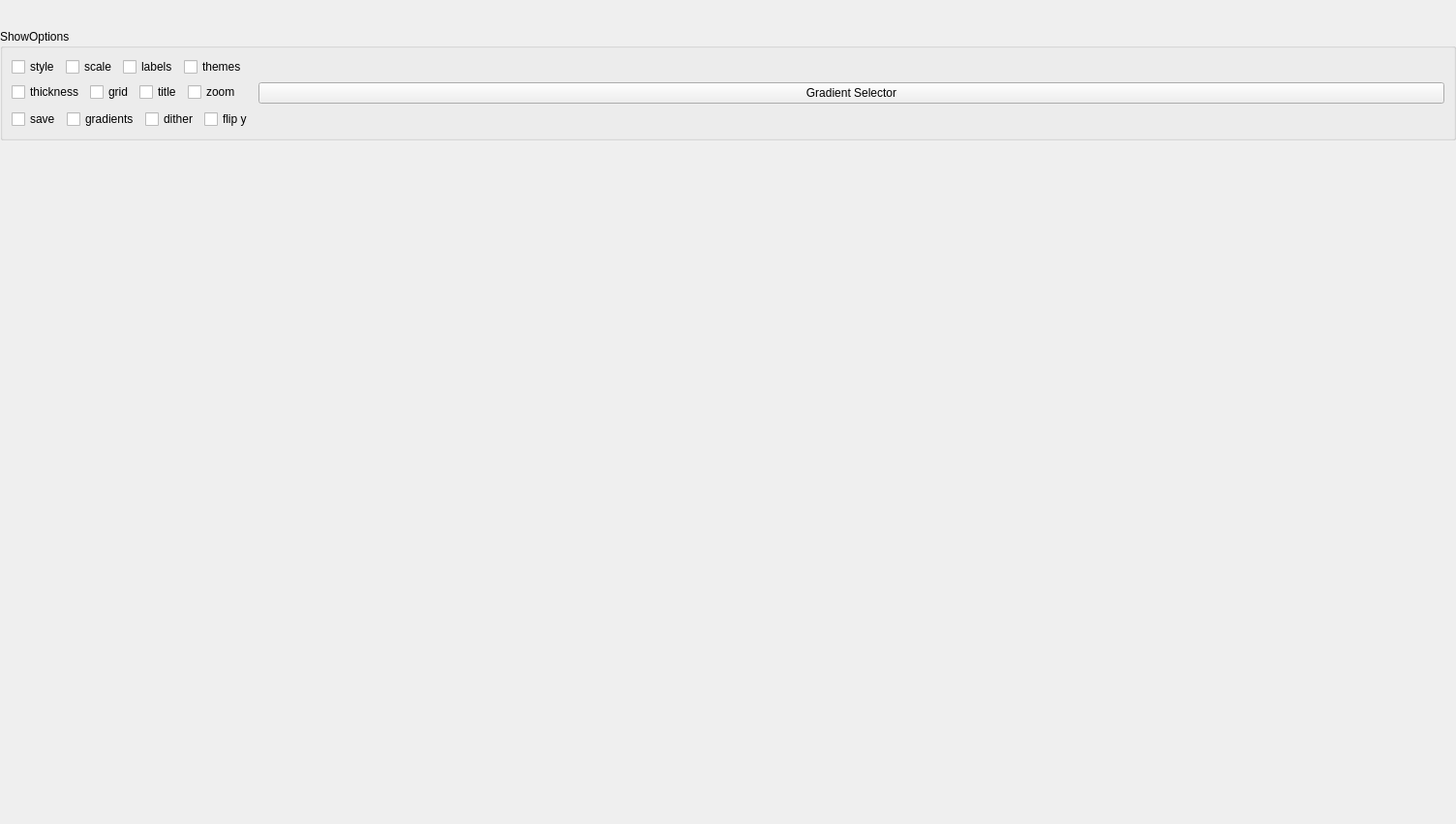
<?xml version="1.0" encoding="UTF-8"?>
<ui version="4.0">
 <class>TestPlot2D</class>
 <widget class="QWidget" name="TestPlot2D">
  <property name="geometry">
   <rect>
    <x>0</x>
    <y>0</y>
    <width>1504</width>
    <height>851</height>
   </rect>
  </property>
  <property name="windowTitle">
   <string>Plot2D</string>
  </property>
  <property name="windowIcon">
   <iconset>
    <normaloff>:/new/icons/qpx.xpm</normaloff>:/new/icons/qpx.xpm</iconset>
  </property>
  <layout class="QGridLayout" name="gridLayout">
   <property name="leftMargin">
    <number>0</number>
   </property>
   <property name="topMargin">
    <number>0</number>
   </property>
   <property name="rightMargin">
    <number>0</number>
   </property>
   <property name="bottomMargin">
    <number>0</number>
   </property>
   <property name="verticalSpacing">
    <number>6</number>
   </property>
   <item row="3" column="0">
    <widget class="QPlot::Plot2D" name="plot" native="true">
     <property name="sizePolicy">
      <sizepolicy hsizetype="Preferred" vsizetype="MinimumExpanding">
       <horstretch>0</horstretch>
       <verstretch>0</verstretch>
      </sizepolicy>
     </property>
    </widget>
   </item>
   <item row="1" column="0">
    <widget class="QLabel" name="labelTitle">
     <property name="font">
      <font>
       <pointsize>16</pointsize>
      </font>
     </property>
     <property name="text">
      <string/>
     </property>
     <property name="alignment">
      <set>Qt::AlignCenter</set>
     </property>
    </widget>
   </item>
   <item row="2" column="0">
    <widget class="QGroupBox" name="groupBox">
     <property name="sizePolicy">
      <sizepolicy hsizetype="Preferred" vsizetype="Maximum">
       <horstretch>0</horstretch>
       <verstretch>0</verstretch>
      </sizepolicy>
     </property>
     <property name="minimumSize">
      <size>
       <width>0</width>
       <height>0</height>
      </size>
     </property>
     <property name="title">
      <string>ShowOptions</string>
     </property>
     <layout class="QFormLayout" name="formLayout">
      <item row="0" column="0">
       <layout class="QHBoxLayout" name="horizontalLayout">
        <item>
         <widget class="QCheckBox" name="checkStyle">
          <property name="text">
           <string>style</string>
          </property>
         </widget>
        </item>
        <item>
         <widget class="QCheckBox" name="checkScale">
          <property name="text">
           <string>scale</string>
          </property>
         </widget>
        </item>
        <item>
         <widget class="QCheckBox" name="checkLabels">
          <property name="text">
           <string>labels</string>
          </property>
         </widget>
        </item>
        <item>
         <widget class="QCheckBox" name="checkThemes">
          <property name="text">
           <string>themes</string>
          </property>
         </widget>
        </item>
       </layout>
      </item>
      <item row="1" column="0">
       <layout class="QHBoxLayout" name="horizontalLayout_2">
        <item>
         <widget class="QCheckBox" name="checkThickness">
          <property name="text">
           <string>thickness</string>
          </property>
         </widget>
        </item>
        <item>
         <widget class="QCheckBox" name="checkGrid">
          <property name="text">
           <string>grid</string>
          </property>
         </widget>
        </item>
        <item>
         <widget class="QCheckBox" name="checkTitle">
          <property name="text">
           <string>title</string>
          </property>
         </widget>
        </item>
        <item>
         <widget class="QCheckBox" name="checkZoom">
          <property name="text">
           <string>zoom</string>
          </property>
         </widget>
        </item>
       </layout>
      </item>
      <item row="2" column="0">
       <layout class="QHBoxLayout" name="horizontalLayout_3">
        <item>
         <widget class="QCheckBox" name="checkSave">
          <property name="text">
           <string>save</string>
          </property>
         </widget>
        </item>
        <item>
         <widget class="QCheckBox" name="checkGradients">
          <property name="text">
           <string>gradients</string>
          </property>
         </widget>
        </item>
        <item>
         <widget class="QCheckBox" name="checkDither">
          <property name="text">
           <string>dither</string>
          </property>
         </widget>
        </item>
        <item>
         <widget class="QCheckBox" name="checkFlipY">
          <property name="text">
           <string>flip y</string>
          </property>
         </widget>
        </item>
       </layout>
      </item>
      <item row="1" column="1">
       <widget class="QPushButton" name="pushGradientSelector">
        <property name="text">
         <string>Gradient Selector</string>
        </property>
       </widget>
      </item>
     </layout>
    </widget>
   </item>
  </layout>
 </widget>
 <customwidgets>
  <customwidget>
   <class>QPlot::Plot2D</class>
   <extends>QWidget</extends>
   <header>QPlot/QPlot2D.h</header>
   <container>1</container>
  </customwidget>
 </customwidgets>
 <resources/>
 <connections/>
</ui>
